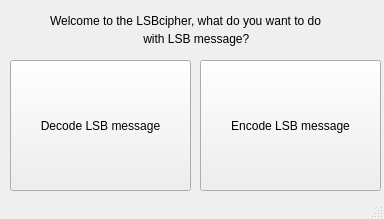
<?xml version="1.0" encoding="UTF-8"?>
<ui version="4.0">
 <class>MainWindow</class>
 <widget class="QMainWindow" name="MainWindow">
  <property name="geometry">
   <rect>
    <x>0</x>
    <y>0</y>
    <width>384</width>
    <height>219</height>
   </rect>
  </property>
  <property name="windowTitle">
   <string>LSBcipher</string>
  </property>
  <widget class="QWidget" name="centralwidget">
   <widget class="QLabel" name="label">
    <property name="geometry">
     <rect>
      <x>50</x>
      <y>-10</y>
      <width>351</width>
      <height>61</height>
     </rect>
    </property>
    <property name="text">
     <string>Welcome to the LSBcipher, what do you want to do</string>
    </property>
   </widget>
   <widget class="QLabel" name="label_2">
    <property name="geometry">
     <rect>
      <x>140</x>
      <y>30</y>
      <width>111</width>
      <height>17</height>
     </rect>
    </property>
    <property name="text">
     <string> with LSB message?</string>
    </property>
   </widget>
   <widget class="QPushButton" name="decodeButton">
    <property name="geometry">
     <rect>
      <x>10</x>
      <y>60</y>
      <width>181</width>
      <height>131</height>
     </rect>
    </property>
    <property name="text">
     <string>Decode LSB message</string>
    </property>
   </widget>
   <widget class="QPushButton" name="encodeButton">
    <property name="geometry">
     <rect>
      <x>200</x>
      <y>60</y>
      <width>181</width>
      <height>131</height>
     </rect>
    </property>
    <property name="text">
     <string>Encode LSB message</string>
    </property>
   </widget>
  </widget>
  <widget class="QStatusBar" name="statusbar"/>
 </widget>
 <resources/>
 <connections/>
</ui>
